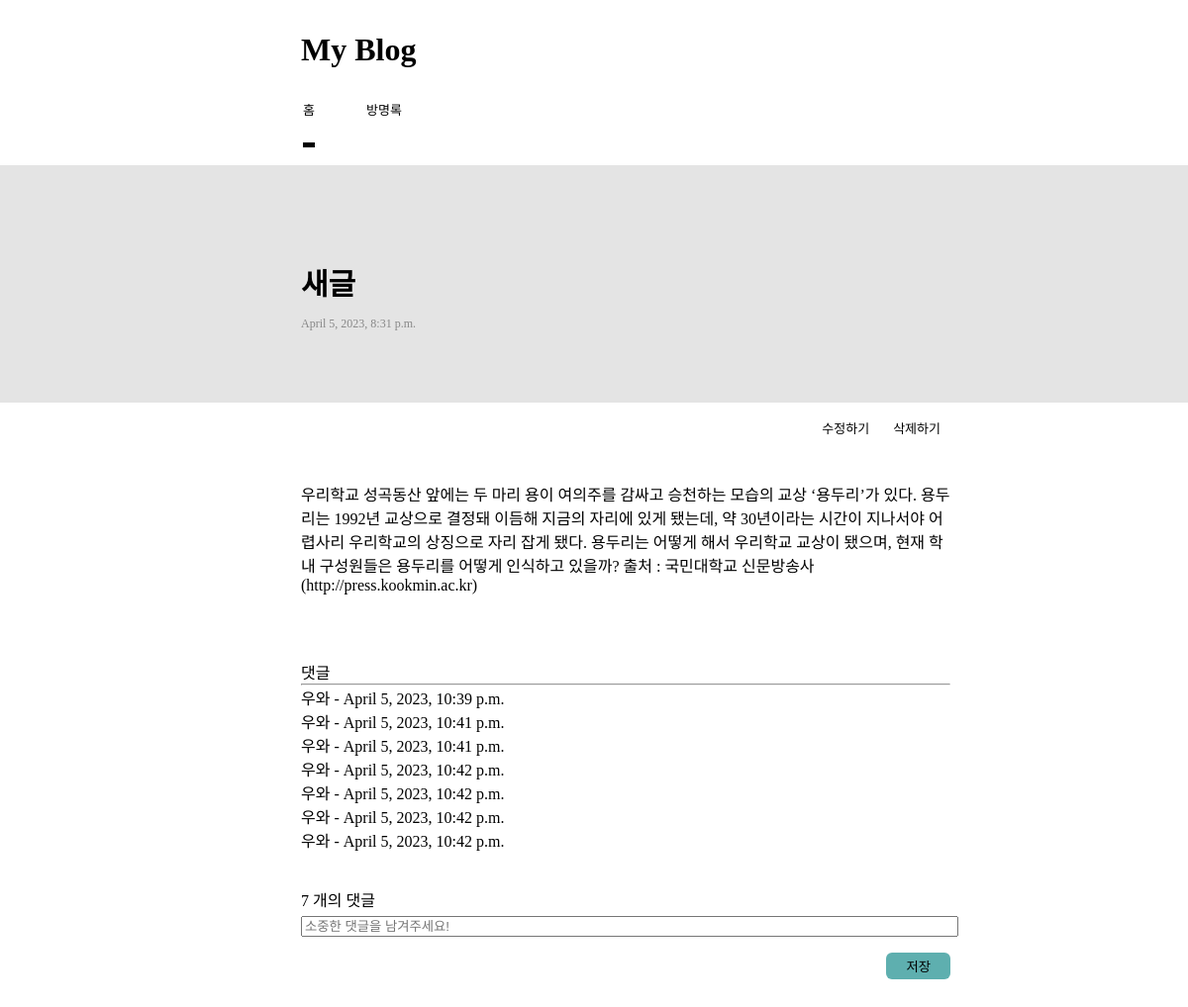
Page /blog/2 on the committed database.
### blog/models.py (models this page shows, shortened)
class Blog(models.Model):
    title = models.CharField(max_length=100)
    created_at = models.DateTimeField(auto_now_add=True)
    content = models.TextField()

class Comment(models.Model):
    post = models.ForeignKey(Blog, on_delete=models.CASCADE, null=True)
    body = models.TextField()
    created_at = models.DateTimeField(auto_now_add=True)

### blog/views.py (the view, shortened to what this page needs)
# urls.py: path('blog/<int:blog_id>',views.detail,name='detail'),
def detail(request,blog_id):
    blog = get_object_or_404(Blog,pk=blog_id)
    comments = Comment.objects.filter(post = blog_id)
    comment_cnt = comments.count()
    return render(request,'detail.html',{'blog':blog, 'comments':comments, "comment_cnt":comment_cnt})

### blog/templates/detail.html (shortened to what this page needs)
{%load static%}
<!DOCTYPE html>
<html lang="en">
<head>
    <link rel="stylesheet" href="{% static 'blog/css/detail.css'%}">
</head>
<body>
    <h1>My Blog</h1>
    <nav class="gnb">
        <ul>
            <li><a href="{%url 'home'%}" class="menu_home">홈</a></li>
            <li><a href="" class="menu_guest"></a>방명록</li>
        </ul>
    </nav>
    <div class="mainback">
        <div class="main">
            <span class="title">
                <h2>{{blog.title}}</h2>
            </span>
            <span class="created">
                <p>{{blog.created_at}}</p>
            </span>
        </div>
    </div>
    <div class="detail">
        <div class="edit_button">
            <a href="{% url 'edit' blog.id %}" class="button">수정하기</a>
            <a href="{% url 'delete' blog.id %}" class="button">삭제하기</a>
        </div>
        <div class="content">
            <p>{{blog.content}}</p>
        </div>
    </div>
    <br>
    <div class="comment_Container">
        댓글
        <hr>
        {%for comment in comments %}
        {{comment.body}} - {{comment.created_at}}
        <br>
        {% endfor %}
        <br><br>
        <div class="comment_title">
            {{comment_cnt}}
            개의 댓글
        </div>
        <form method="POST" class="comments">
            <input name = "body" type="text" class="comment_body" placeholder="소중한 댓글을 남겨주세요!">
            <input class = "btn" type="submit" value="저장">
        </form>
    </div>
</body>
</html>

### blog/static/blog/css/detail.css (style rules this page uses)
* { margin:0; }
h1 { text-align: left; margin-left: 19rem; margin-top:2rem; margin-bottom: 2rem; }
.gnb { height: 66px; display:block; padding:0 0 0 15rem; }
ul { list-style-type: none; display:inline-block; vertical-align: bottom; height: 66px; }
li { float: left; padding: 0 26px; display: list-item; text-align: -webkit-match-parent; font-size: 13px; height: 40px; }
li > a { text-decoration-line: none; color: black; padding-bottom: 25px; border-bottom: 5px solid #000; }
.mainback { background-color: #33333321; height: 15rem; padding:0 2rem 0 19rem; }
.main { padding:6rem 0 0 0 ; }
.title { font-size: 20px; }
.created { height: 20px; padding-top: 13px; font-size: 12px; display: block; color: #888; }
.edit_button { transition: 0.5s; text-align: right; margin:1rem 15rem 0 0 ; height:4rem; vertical-align:middle; }
.button { text-decoration-line: none; color: black; padding:5px; margin:5px; transition: 0.5s; font-size: 13px; }
.content { padding:0 15rem 3rem 19rem; }
.comment_title { margin-bottom: 5px; }
.comment_Container { padding:0 15rem 3rem 19rem; }
.comment_body { width: 100%; }
.btn { float: right; margin:1rem 0 5rem 0; padding: 4px 20px 4px 20px; background-color:rgba(0, 128, 128, 0.63); border:none; border-radius: 6px; }
.title { margin-bottom: 10px; }

### rows in the picture
Blog: title "새글", created_at "April 5, 2023, 8:31 p.m.", content "우리학교 성곡동산 앞에는 두 마리 용이 여의주를 감싸고 승천하는 모습의 교상 ‘용두리’가 있다. 용두리는 1992년 교상으로 결정돼 이듬해 지금의 자리에 있게 됐는데, 약 30년이라는 시간이 지나서야 어렵사리 우리학교의 상징으로 자리 잡게 됐다. 용두리는 어떻게 해서 우리학교 교상이 됐으며, 현재 학내 구성원들은 용두리를 어떻게 인식하고 있을까? 출처 : 국민대학교 신문방송사(http://press.kookmin.ac.kr)"
Comment: body "우와", created_at "April 5, 2023, 10:39 p.m."
Comment: body "우와", created_at "April 5, 2023, 10:41 p.m."
Comment: body "우와", created_at "April 5, 2023, 10:41 p.m."
Comment: body "우와", created_at "April 5, 2023, 10:42 p.m."
Comment: body "우와", created_at "April 5, 2023, 10:42 p.m."
Comment: body "우와", created_at "April 5, 2023, 10:42 p.m."
Comment: body "우와", created_at "April 5, 2023, 10:42 p.m."

### other values in the picture
{{ comment_cnt }} "7"
